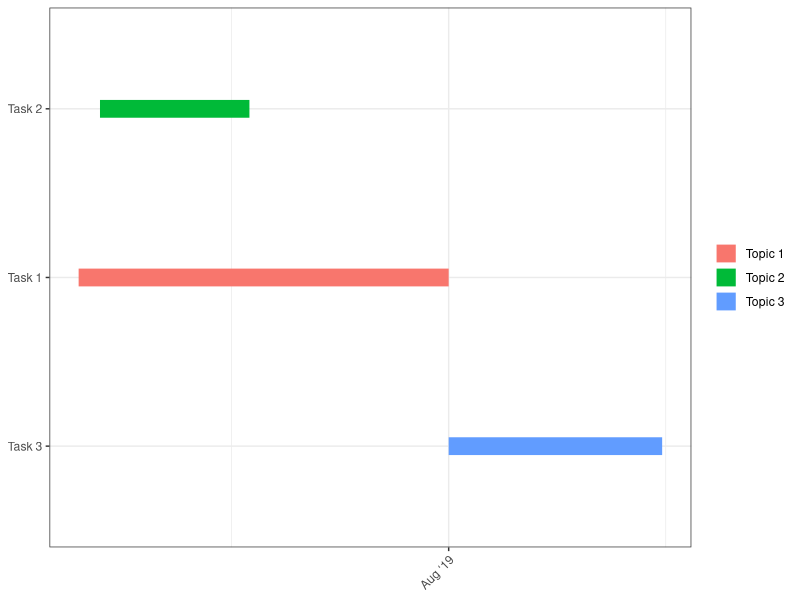
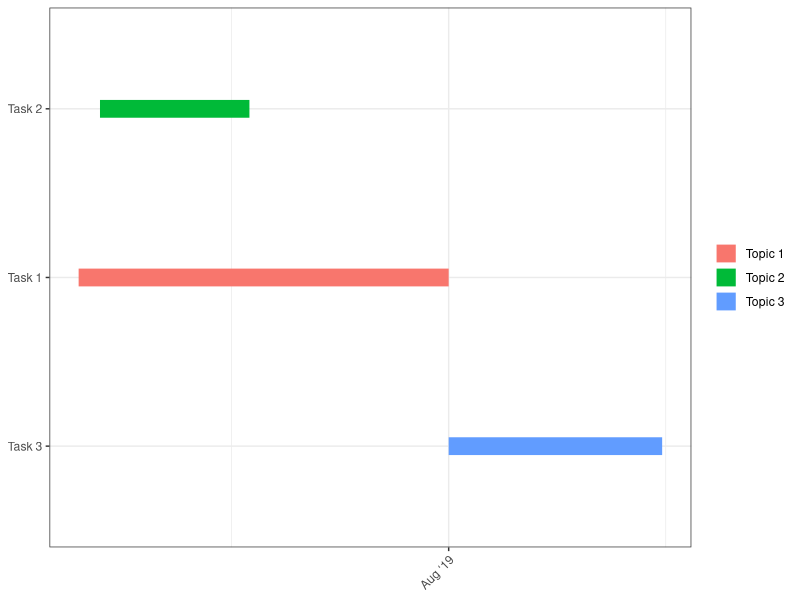

Recreate these plots in R, in order.
# Script for creating a Gantt chart with ggplot2
# Following this tutorial: https://stats.andrewheiss.com/misc/gantt.html

library(tidyverse)
library(lubridate)
library(scales)


# path <- "~/Library/Mobile Documents/com~apple~CloudDocs/Desktop/Local/Progress Reports/GRC"  # on laptop
setwd("______")  # on desktop

# Create dataframe of all tasks. Can have as many as desired in as many projects as desired.
tasks <- tribble(
  ~Start,       ~End,         ~Project,          ~Task,
  "2019-06-10", "2019-08-01", "Topic 1", "Task 1",
  "2019-06-13", "2019-07-04", "Topic 2", "Task 2",
  "2019-08-01", "2019-08-31", "Topic 3", "Task 3",
)

# Convert data to long for ggplot
tasks.long <- tasks %>%
  mutate(Start = ymd(Start),
         End = ymd(End)) %>%
  gather(date.type, task.date, -c(Project, Task)) %>%
  arrange(date.type, task.date) %>%
  mutate(Task = factor(Task, levels=rev(unique(Task)), ordered=TRUE))

# Custom theme for making a clean Gantt chart
theme_gantt <- function(base_size=11) {
  ret <- theme_bw()
  theme(panel.background = element_rect(fill="#ffffff", colour=NA),
        axis.title.x=element_text(vjust=-0.2), axis.title.y=element_text(vjust=1.5),
        title=element_text(vjust=1.2),
        panel.border = element_rect(colour = "black", fill=NA, size=1),
        axis.line=element_blank(),
        axis.ticks=element_blank(),
        legend.position="bottom", 
        axis.title=element_text(size=rel(0.8)),
        strip.text=element_text(size=rel(1)),
        strip.background=element_rect(fill="#ffffff", colour=NA),
        panel.spacing.y=unit(1.5, "lines"),
        legend.key = element_blank())
  
  ret
}

# Build plot
timeline <- ggplot(tasks.long, aes(x=Task, y=task.date, colour=Project)) + 
  geom_line(size=6) + 
  guides(colour=guide_legend(title=NULL)) +
  labs(x=NULL, y=NULL) + coord_flip() +
  scale_y_date(date_breaks="2 months", labels=date_format("%b ‘%y")) +
  theme_gantt() + theme(axis.text.x=element_text(angle=45, hjust=1))
timeline

# Change units here to make sure it works with the dimensions of the chart
ggsave(timeline, filename = "gantt.png", width = 250, height = 120, units = "mm", 
       dpi = 300, bg = "transparent")
